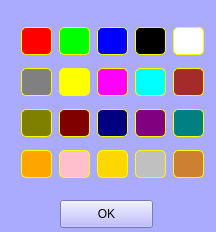
<?xml version="1.0" encoding="UTF-8"?>
<ui version="4.0">
 <class>Dialog</class>
 <widget class="QDialog" name="Dialog">
  <property name="geometry">
   <rect>
    <x>0</x>
    <y>0</y>
    <width>216</width>
    <height>232</height>
   </rect>
  </property>
  <property name="minimumSize">
   <size>
    <width>216</width>
    <height>232</height>
   </size>
  </property>
  <property name="maximumSize">
   <size>
    <width>216</width>
    <height>232</height>
   </size>
  </property>
  <property name="windowTitle">
   <string>Choose color</string>
  </property>
  <property name="windowIcon">
   <iconset resource="../Icons/Icons.qrc">
    <normaloff>:/Icons/Logo-EAUT.png</normaloff>:/Icons/Logo-EAUT.png</iconset>
  </property>
  <property name="styleSheet">
   <string notr="true">background-color: rgb(170, 170, 255);</string>
  </property>
  <widget class="QWidget" name="gridLayoutWidget_2">
   <property name="geometry">
    <rect>
     <x>20</x>
     <y>20</y>
     <width>185</width>
     <height>166</height>
    </rect>
   </property>
   <property name="font">
    <font>
     <pointsize>1</pointsize>
    </font>
   </property>
   <layout class="QGridLayout" name="gridLayout">
    <item row="1" column="4">
     <widget class="QPushButton" name="pushButton_brown">
      <property name="minimumSize">
       <size>
        <width>31</width>
        <height>28</height>
       </size>
      </property>
      <property name="maximumSize">
       <size>
        <width>31</width>
        <height>27</height>
       </size>
      </property>
      <property name="font">
       <font>
        <pointsize>1</pointsize>
       </font>
      </property>
      <property name="toolTip">
       <string>brown</string>
      </property>
      <property name="styleSheet">
       <string notr="true">QPushButton:!pressed{
		border-radius:5px;
border:1px solid rgb(255, 255, 0);
	background-color: rgb(165, 42, 42);
	color: rgb(165, 42, 42);
}</string>
      </property>
      <property name="text">
       <string>brown</string>
      </property>
      <property name="icon">
       <iconset resource="../Icons/Icons.qrc">
        <normaloff>:/Icons/done.png</normaloff>:/Icons/done.png</iconset>
      </property>
      <property name="iconSize">
       <size>
        <width>2</width>
        <height>2</height>
       </size>
      </property>
     </widget>
    </item>
    <item row="2" column="4">
     <widget class="QPushButton" name="pushButton_teal">
      <property name="minimumSize">
       <size>
        <width>31</width>
        <height>28</height>
       </size>
      </property>
      <property name="maximumSize">
       <size>
        <width>31</width>
        <height>27</height>
       </size>
      </property>
      <property name="font">
       <font>
        <pointsize>1</pointsize>
       </font>
      </property>
      <property name="toolTip">
       <string>teal</string>
      </property>
      <property name="styleSheet">
       <string notr="true">QPushButton:!pressed{
	border-radius:5px;
border:1px solid rgb(255, 255, 0);
	background-color: rgb(0, 128, 128);
color: rgb(0, 128, 128);
}</string>
      </property>
      <property name="text">
       <string>teal</string>
      </property>
      <property name="icon">
       <iconset resource="../Icons/Icons.qrc">
        <normaloff>:/Icons/done.png</normaloff>:/Icons/done.png</iconset>
      </property>
      <property name="iconSize">
       <size>
        <width>2</width>
        <height>2</height>
       </size>
      </property>
     </widget>
    </item>
    <item row="1" column="3">
     <widget class="QPushButton" name="pushButton_cyan">
      <property name="minimumSize">
       <size>
        <width>31</width>
        <height>28</height>
       </size>
      </property>
      <property name="maximumSize">
       <size>
        <width>31</width>
        <height>27</height>
       </size>
      </property>
      <property name="font">
       <font>
        <pointsize>1</pointsize>
       </font>
      </property>
      <property name="toolTip">
       <string>cyan</string>
      </property>
      <property name="styleSheet">
       <string notr="true">QPushButton:!pressed{
	color: rgb(0, 255, 255);
	border-radius:5px;
border:1px solid rgb(255, 255, 0);
	background-color: rgb(0, 255, 255);
}</string>
      </property>
      <property name="text">
       <string>cyan</string>
      </property>
      <property name="icon">
       <iconset resource="../Icons/Icons.qrc">
        <normaloff>:/Icons/done.png</normaloff>:/Icons/done.png</iconset>
      </property>
      <property name="iconSize">
       <size>
        <width>2</width>
        <height>2</height>
       </size>
      </property>
     </widget>
    </item>
    <item row="2" column="3">
     <widget class="QPushButton" name="pushButton_purple">
      <property name="minimumSize">
       <size>
        <width>31</width>
        <height>28</height>
       </size>
      </property>
      <property name="maximumSize">
       <size>
        <width>31</width>
        <height>27</height>
       </size>
      </property>
      <property name="font">
       <font>
        <pointsize>1</pointsize>
       </font>
      </property>
      <property name="toolTip">
       <string>purple</string>
      </property>
      <property name="styleSheet">
       <string notr="true">QPushButton:!pressed{
	border-radius:5px;
border:1px solid rgb(255, 255, 0);
	background-color: rgb(128, 0, 128);
color: rgb(128, 0, 128);
}</string>
      </property>
      <property name="text">
       <string>purple</string>
      </property>
      <property name="icon">
       <iconset resource="../Icons/Icons.qrc">
        <normaloff>:/Icons/done.png</normaloff>:/Icons/done.png</iconset>
      </property>
      <property name="iconSize">
       <size>
        <width>2</width>
        <height>2</height>
       </size>
      </property>
     </widget>
    </item>
    <item row="0" column="1">
     <widget class="QPushButton" name="pushButton_green">
      <property name="minimumSize">
       <size>
        <width>31</width>
        <height>28</height>
       </size>
      </property>
      <property name="maximumSize">
       <size>
        <width>31</width>
        <height>27</height>
       </size>
      </property>
      <property name="font">
       <font>
        <pointsize>1</pointsize>
       </font>
      </property>
      <property name="toolTip">
       <string>green</string>
      </property>
      <property name="styleSheet">
       <string notr="true">QPushButton:!pressed{
	border-radius:5px;
border:1px solid rgb(255, 255, 0);
	background-color: rgb(0, 255, 0);
	color: rgb(0, 255, 0);
}</string>
      </property>
      <property name="text">
       <string>green</string>
      </property>
      <property name="icon">
       <iconset resource="../Icons/Icons.qrc">
        <normaloff>:/Icons/done.png</normaloff>:/Icons/done.png</iconset>
      </property>
      <property name="iconSize">
       <size>
        <width>2</width>
        <height>2</height>
       </size>
      </property>
     </widget>
    </item>
    <item row="3" column="3">
     <widget class="QPushButton" name="pushButton_silver">
      <property name="minimumSize">
       <size>
        <width>31</width>
        <height>28</height>
       </size>
      </property>
      <property name="maximumSize">
       <size>
        <width>31</width>
        <height>27</height>
       </size>
      </property>
      <property name="font">
       <font>
        <pointsize>1</pointsize>
       </font>
      </property>
      <property name="toolTip">
       <string>silver</string>
      </property>
      <property name="styleSheet">
       <string notr="true">QPushButton:!pressed{
	border-radius:5px;
border:1px solid rgb(255, 255, 0);
	background-color: rgb(192, 192, 192);
color: rgb(192, 192, 192);
}</string>
      </property>
      <property name="text">
       <string>silver</string>
      </property>
      <property name="icon">
       <iconset resource="../Icons/Icons.qrc">
        <normaloff>:/Icons/done.png</normaloff>:/Icons/done.png</iconset>
      </property>
      <property name="iconSize">
       <size>
        <width>2</width>
        <height>2</height>
       </size>
      </property>
     </widget>
    </item>
    <item row="0" column="3">
     <widget class="QPushButton" name="pushButton_black">
      <property name="minimumSize">
       <size>
        <width>31</width>
        <height>28</height>
       </size>
      </property>
      <property name="maximumSize">
       <size>
        <width>31</width>
        <height>27</height>
       </size>
      </property>
      <property name="font">
       <font>
        <pointsize>1</pointsize>
       </font>
      </property>
      <property name="toolTip">
       <string>black</string>
      </property>
      <property name="styleSheet">
       <string notr="true">QPushButton:!pressed{
	border-radius:5px;
border:1px solid rgb(255, 255, 0);
	background-color: rgb(0, 0, 0);
	color: rgb(0, 0, 0);
}</string>
      </property>
      <property name="text">
       <string>black</string>
      </property>
      <property name="icon">
       <iconset resource="../Icons/Icons.qrc">
        <normaloff>:/Icons/done.png</normaloff>:/Icons/done.png</iconset>
      </property>
      <property name="iconSize">
       <size>
        <width>2</width>
        <height>2</height>
       </size>
      </property>
     </widget>
    </item>
    <item row="3" column="0">
     <widget class="QPushButton" name="pushButton_orange">
      <property name="minimumSize">
       <size>
        <width>31</width>
        <height>28</height>
       </size>
      </property>
      <property name="maximumSize">
       <size>
        <width>31</width>
        <height>27</height>
       </size>
      </property>
      <property name="font">
       <font>
        <pointsize>1</pointsize>
       </font>
      </property>
      <property name="toolTip">
       <string>orange</string>
      </property>
      <property name="styleSheet">
       <string notr="true">QPushButton:!pressed{
	border-radius:5px;
border:1px solid rgb(255, 255, 0);
	background-color: rgb(255, 165, 0);
	color: rgb(255, 165, 0);
}</string>
      </property>
      <property name="text">
       <string>orange</string>
      </property>
      <property name="icon">
       <iconset resource="../Icons/Icons.qrc">
        <normaloff>:/Icons/done.png</normaloff>:/Icons/done.png</iconset>
      </property>
      <property name="iconSize">
       <size>
        <width>2</width>
        <height>2</height>
       </size>
      </property>
     </widget>
    </item>
    <item row="3" column="1">
     <widget class="QPushButton" name="pushButton_pink">
      <property name="minimumSize">
       <size>
        <width>31</width>
        <height>28</height>
       </size>
      </property>
      <property name="maximumSize">
       <size>
        <width>31</width>
        <height>27</height>
       </size>
      </property>
      <property name="font">
       <font>
        <pointsize>1</pointsize>
       </font>
      </property>
      <property name="toolTip">
       <string>pink</string>
      </property>
      <property name="styleSheet">
       <string notr="true">QPushButton:!pressed{
	border-radius:5px;
border:1px solid rgb(255, 255, 0);
	color: rgb(255, 192, 203);
	background-color: rgb(255, 192, 203);
}</string>
      </property>
      <property name="text">
       <string>pink</string>
      </property>
      <property name="icon">
       <iconset resource="../Icons/Icons.qrc">
        <normaloff>:/Icons/done.png</normaloff>:/Icons/done.png</iconset>
      </property>
      <property name="iconSize">
       <size>
        <width>2</width>
        <height>2</height>
       </size>
      </property>
     </widget>
    </item>
    <item row="0" column="4">
     <widget class="QPushButton" name="pushButton_white">
      <property name="minimumSize">
       <size>
        <width>31</width>
        <height>28</height>
       </size>
      </property>
      <property name="maximumSize">
       <size>
        <width>31</width>
        <height>27</height>
       </size>
      </property>
      <property name="font">
       <font>
        <pointsize>1</pointsize>
       </font>
      </property>
      <property name="toolTip">
       <string>white</string>
      </property>
      <property name="styleSheet">
       <string notr="true">QPushButton:!pressed{
	border-radius:5px;
border:1px solid rgb(255, 255, 0);
	background-color: rgb(255, 255, 255);
	color: rgb(255, 255, 255);

}</string>
      </property>
      <property name="text">
       <string>white</string>
      </property>
      <property name="icon">
       <iconset resource="../Icons/Icons.qrc">
        <normaloff>:/Icons/done.png</normaloff>:/Icons/done.png</iconset>
      </property>
      <property name="iconSize">
       <size>
        <width>2</width>
        <height>2</height>
       </size>
      </property>
     </widget>
    </item>
    <item row="3" column="4">
     <widget class="QPushButton" name="pushButton_bronze">
      <property name="minimumSize">
       <size>
        <width>31</width>
        <height>28</height>
       </size>
      </property>
      <property name="maximumSize">
       <size>
        <width>31</width>
        <height>27</height>
       </size>
      </property>
      <property name="font">
       <font>
        <pointsize>1</pointsize>
       </font>
      </property>
      <property name="toolTip">
       <string>bronze</string>
      </property>
      <property name="styleSheet">
       <string notr="true">QPushButton:!pressed{
	border-radius:5px;
border:1px solid rgb(255, 255, 0);
	background-color: rgb(205, 127, 50);
color: rgb(205, 127, 50);
}</string>
      </property>
      <property name="text">
       <string>bronze</string>
      </property>
      <property name="icon">
       <iconset resource="../Icons/Icons.qrc">
        <normaloff>:/Icons/done.png</normaloff>:/Icons/done.png</iconset>
      </property>
      <property name="iconSize">
       <size>
        <width>2</width>
        <height>2</height>
       </size>
      </property>
     </widget>
    </item>
    <item row="2" column="1">
     <widget class="QPushButton" name="pushButton_maroon">
      <property name="minimumSize">
       <size>
        <width>31</width>
        <height>28</height>
       </size>
      </property>
      <property name="maximumSize">
       <size>
        <width>31</width>
        <height>27</height>
       </size>
      </property>
      <property name="font">
       <font>
        <pointsize>1</pointsize>
       </font>
      </property>
      <property name="toolTip">
       <string>maroon</string>
      </property>
      <property name="styleSheet">
       <string notr="true">QPushButton:!pressed{
	border-radius:5px;
border:1px solid rgb(255, 255, 0);
	color: rgb(128, 0, 0);
	background-color:rgb(128, 0, 0);
}</string>
      </property>
      <property name="text">
       <string>maroon</string>
      </property>
      <property name="icon">
       <iconset resource="../Icons/Icons.qrc">
        <normaloff>:/Icons/done.png</normaloff>:/Icons/done.png</iconset>
      </property>
      <property name="iconSize">
       <size>
        <width>2</width>
        <height>2</height>
       </size>
      </property>
     </widget>
    </item>
    <item row="0" column="0">
     <widget class="QPushButton" name="pushButton_red">
      <property name="minimumSize">
       <size>
        <width>31</width>
        <height>28</height>
       </size>
      </property>
      <property name="maximumSize">
       <size>
        <width>31</width>
        <height>27</height>
       </size>
      </property>
      <property name="font">
       <font>
        <pointsize>1</pointsize>
       </font>
      </property>
      <property name="toolTip">
       <string>red</string>
      </property>
      <property name="styleSheet">
       <string notr="true">QPushButton:!pressed{
	border-radius:5px;
	border:1px solid rgb(255, 255, 0);
	color: rgb(255, 0, 0);
	background-color: rgb(255, 0, 0);

}</string>
      </property>
      <property name="text">
       <string>red</string>
      </property>
      <property name="icon">
       <iconset resource="../Icons/Icons.qrc">
        <normaloff>:/Icons/done.png</normaloff>:/Icons/done.png</iconset>
      </property>
      <property name="iconSize">
       <size>
        <width>2</width>
        <height>2</height>
       </size>
      </property>
     </widget>
    </item>
    <item row="2" column="2">
     <widget class="QPushButton" name="pushButton_navy">
      <property name="minimumSize">
       <size>
        <width>31</width>
        <height>28</height>
       </size>
      </property>
      <property name="maximumSize">
       <size>
        <width>31</width>
        <height>27</height>
       </size>
      </property>
      <property name="font">
       <font>
        <pointsize>1</pointsize>
       </font>
      </property>
      <property name="toolTip">
       <string>navy</string>
      </property>
      <property name="styleSheet">
       <string notr="true">QPushButton:!pressed{
	border-radius:5px;
border:1px solid rgb(255, 255, 0);
	background-color: rgb(0, 0, 128);
	color: rgb(0, 0, 128);
}</string>
      </property>
      <property name="text">
       <string>navy</string>
      </property>
      <property name="icon">
       <iconset resource="../Icons/Icons.qrc">
        <normaloff>:/Icons/done.png</normaloff>:/Icons/done.png</iconset>
      </property>
      <property name="iconSize">
       <size>
        <width>2</width>
        <height>2</height>
       </size>
      </property>
     </widget>
    </item>
    <item row="1" column="2">
     <widget class="QPushButton" name="pushButton_magenta">
      <property name="minimumSize">
       <size>
        <width>31</width>
        <height>28</height>
       </size>
      </property>
      <property name="maximumSize">
       <size>
        <width>31</width>
        <height>27</height>
       </size>
      </property>
      <property name="font">
       <font>
        <pointsize>1</pointsize>
       </font>
      </property>
      <property name="toolTip">
       <string>magenta</string>
      </property>
      <property name="styleSheet">
       <string notr="true">QPushButton:!pressed{
	border-radius:5px;
border:1px solid rgb(255, 255, 0);
	background-color: rgb(255, 0, 255);
	color:rgb(255, 0, 255);
}</string>
      </property>
      <property name="text">
       <string>magenta</string>
      </property>
      <property name="icon">
       <iconset resource="../Icons/Icons.qrc">
        <normaloff>:/Icons/done.png</normaloff>:/Icons/done.png</iconset>
      </property>
      <property name="iconSize">
       <size>
        <width>2</width>
        <height>2</height>
       </size>
      </property>
     </widget>
    </item>
    <item row="1" column="0">
     <widget class="QPushButton" name="pushButton_gray">
      <property name="minimumSize">
       <size>
        <width>31</width>
        <height>28</height>
       </size>
      </property>
      <property name="maximumSize">
       <size>
        <width>31</width>
        <height>27</height>
       </size>
      </property>
      <property name="font">
       <font>
        <pointsize>1</pointsize>
       </font>
      </property>
      <property name="toolTip">
       <string>gray</string>
      </property>
      <property name="styleSheet">
       <string notr="true">QPushButton:!pressed{
	border-radius:5px;
border:1px solid rgb(255, 255, 0);
	background-color: rgb(128, 128, 128);
	color: rgb(128, 128, 128);
}</string>
      </property>
      <property name="text">
       <string>gray</string>
      </property>
      <property name="icon">
       <iconset resource="../Icons/Icons.qrc">
        <normaloff>:/Icons/done.png</normaloff>:/Icons/done.png</iconset>
      </property>
      <property name="iconSize">
       <size>
        <width>2</width>
        <height>2</height>
       </size>
      </property>
     </widget>
    </item>
    <item row="3" column="2">
     <widget class="QPushButton" name="pushButton_gold">
      <property name="minimumSize">
       <size>
        <width>31</width>
        <height>28</height>
       </size>
      </property>
      <property name="maximumSize">
       <size>
        <width>31</width>
        <height>27</height>
       </size>
      </property>
      <property name="font">
       <font>
        <pointsize>1</pointsize>
       </font>
      </property>
      <property name="toolTip">
       <string>gold</string>
      </property>
      <property name="styleSheet">
       <string notr="true">QPushButton:!pressed{
	border-radius:5px;
border:1px solid rgb(255, 255, 0);
	background-color: rgb(255, 215, 0);
color: rgb(255, 215, 0);
}</string>
      </property>
      <property name="text">
       <string>gold</string>
      </property>
      <property name="icon">
       <iconset resource="../Icons/Icons.qrc">
        <normaloff>:/Icons/done.png</normaloff>:/Icons/done.png</iconset>
      </property>
      <property name="iconSize">
       <size>
        <width>2</width>
        <height>2</height>
       </size>
      </property>
     </widget>
    </item>
    <item row="2" column="0">
     <widget class="QPushButton" name="pushButton_olive">
      <property name="minimumSize">
       <size>
        <width>31</width>
        <height>28</height>
       </size>
      </property>
      <property name="maximumSize">
       <size>
        <width>31</width>
        <height>27</height>
       </size>
      </property>
      <property name="font">
       <font>
        <pointsize>1</pointsize>
       </font>
      </property>
      <property name="toolTip">
       <string>olive</string>
      </property>
      <property name="styleSheet">
       <string notr="true">QPushButton:!pressed{
	border-radius:5px;
border:1px solid rgb(255, 255, 0);
	background-color: rgb(128, 128, 0);
	color:rgb(128, 128, 0);
}</string>
      </property>
      <property name="text">
       <string>olive</string>
      </property>
      <property name="icon">
       <iconset resource="../Icons/Icons.qrc">
        <normaloff>:/Icons/done.png</normaloff>:/Icons/done.png</iconset>
      </property>
      <property name="iconSize">
       <size>
        <width>2</width>
        <height>2</height>
       </size>
      </property>
     </widget>
    </item>
    <item row="0" column="2">
     <widget class="QPushButton" name="pushButton_blue">
      <property name="minimumSize">
       <size>
        <width>31</width>
        <height>28</height>
       </size>
      </property>
      <property name="maximumSize">
       <size>
        <width>31</width>
        <height>27</height>
       </size>
      </property>
      <property name="font">
       <font>
        <pointsize>1</pointsize>
       </font>
      </property>
      <property name="toolTip">
       <string>blue</string>
      </property>
      <property name="styleSheet">
       <string notr="true">QPushButton:!pressed{
	border-radius:5px;
border:1px solid rgb(255, 255, 0);
	background-color: rgb(0, 0, 255);
	color: rgb(0, 0, 255);
}</string>
      </property>
      <property name="text">
       <string>blue</string>
      </property>
      <property name="icon">
       <iconset resource="../Icons/Icons.qrc">
        <normaloff>:/Icons/done.png</normaloff>:/Icons/done.png</iconset>
      </property>
      <property name="iconSize">
       <size>
        <width>2</width>
        <height>2</height>
       </size>
      </property>
     </widget>
    </item>
    <item row="1" column="1">
     <widget class="QPushButton" name="pushButton_yellow">
      <property name="minimumSize">
       <size>
        <width>31</width>
        <height>28</height>
       </size>
      </property>
      <property name="maximumSize">
       <size>
        <width>31</width>
        <height>27</height>
       </size>
      </property>
      <property name="font">
       <font>
        <pointsize>1</pointsize>
       </font>
      </property>
      <property name="toolTip">
       <string>yellow</string>
      </property>
      <property name="styleSheet">
       <string notr="true">QPushButton:!pressed{
	border-radius:5px;
border:1px solid rgb(255, 255, 0);
	background-color: rgb(255, 255, 0);color: rgb(255, 255, 0);
}
</string>
      </property>
      <property name="text">
       <string>yellow</string>
      </property>
      <property name="icon">
       <iconset resource="../Icons/Icons.qrc">
        <normaloff>:/Icons/done.png</normaloff>:/Icons/done.png</iconset>
      </property>
      <property name="iconSize">
       <size>
        <width>2</width>
        <height>2</height>
       </size>
      </property>
     </widget>
    </item>
   </layout>
  </widget>
  <widget class="QPushButton" name="pushButton">
   <property name="geometry">
    <rect>
     <x>60</x>
     <y>200</y>
     <width>93</width>
     <height>28</height>
    </rect>
   </property>
   <property name="text">
    <string>OK</string>
   </property>
   <property name="shortcut">
    <string>Return</string>
   </property>
  </widget>
 </widget>
 <resources>
  <include location="../Icons/Icons.qrc"/>
 </resources>
 <connections/>
</ui>
